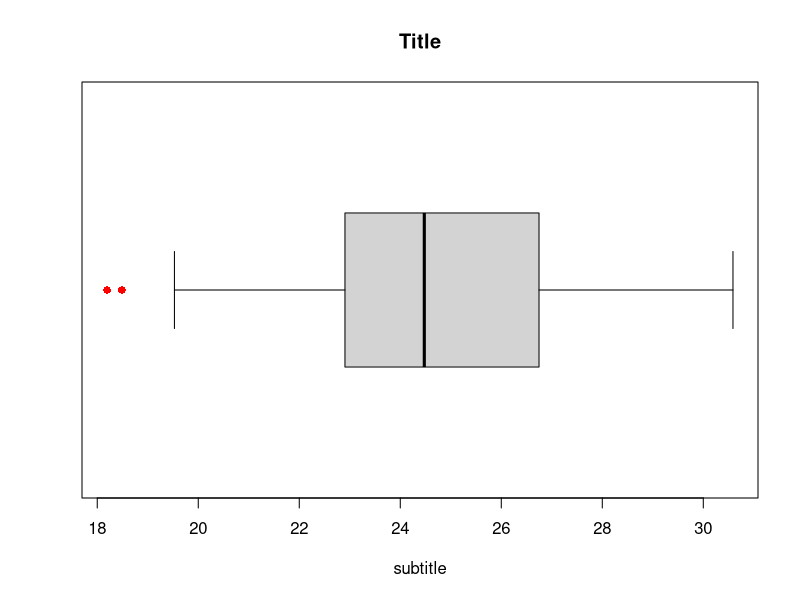

The R source for this figure:
## Select data entry route (Ctl-Shift-C):
## Change file name as required.

data <- rnorm(100, 25,3)
# data<-read.delim('clipboard', header = FALSE)
data <- sapply(data, as.numeric)
boxplot(data,
        horizontal = TRUE,
        range = 1, # 1 displays outliers
        las = 1, #horizontal labels
#        notch = TRUE, #indicates uncertainty of median
#        ylim = c(1,2),
#        xlim = c(0,100),
#       col = "grey",
#        boxwex = 0.5, # width of box as proportion of original
        whisklty = 1, # 1 = solid line
        staplelty = 1,# end type, 0 = none
        outpch = 16, # symbol for outliers, 16 = filled circle
        outcol = "red", # colour of outliers
        main = "Title",
        xlab = "subtitle")
#        ylim = c(10,100) 
